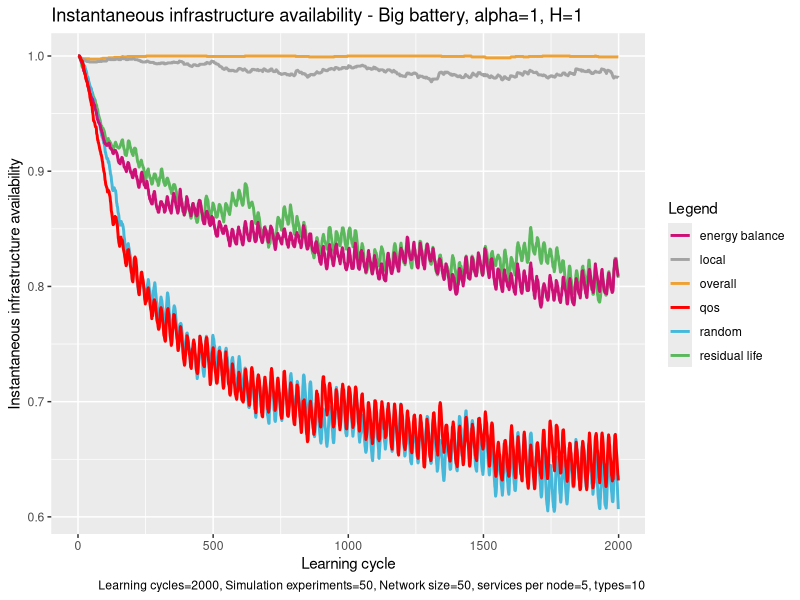

This figure's R source:
# execute all lines: ctrl + shift + enter

library(ggplot2)

# set working directory here
setwd(dirname(rstudioapi::getSourceEditorContext()$path))

overall <- read.table("exp_assembly_overall_energy_template.txt", 
                      header = F,
                      sep = " ",
                      col.names= c("overallx", "overally")
)

random <- read.table("exp_assembly_random.txt", 
                     header = F,
                     sep = " ",
                     col.names= c("randomx", "randomy")
)

res <- read.table("exp_assembly_residual_life_template.txt", 
                  header = F,
                  sep = " ",
                  col.names= c("resx","resy")
)

local <- read.table("exp_assembly_local_energy_template.txt", 
                    header = F,
                    sep = " ",
                    col.names= c("locx","locy")
)

learning <- read.table("exp_assembly_fair_energyBP.txt", 
                          header = F,
                          sep = " ",
                          col.names= c("enx","eny")
)

qos <- read.table("exp_assembly_QoS.txt", 
                       header = F,
                       sep = " ",
                       col.names= c("qosx","qosy")
)


overall_x <- overall$overallx
overall_y <- overall$overally

random_y <- random$randomy
res_y <- res$resy
local_y <- local$locy
energyAware_y <- learning$eny
qos_y <- qos$qosy

head(overall)

colors <- c("overall" = "#EEA236", "residual life" = "#5CB85C", "random" = "#46B8DA", "local"="gray64", "energy balance"="deeppink3", "qos"="#FF0000")

ggplot(data=local, aes(x=overall_x, col = group)) + 
  
  geom_line(aes(y = overall_y, color = "overall"), size = 1) +
  geom_line(aes(y = res_y, color = "residual life"), size = 1) +
  geom_line(aes(y = random_y, color = "random"), size = 1) +
  geom_line(aes(y = local_y, color = "local"), size = 1) +
  geom_line(aes(y = energyAware_y, color = "energy balance"), size = 1) +
  geom_line(aes(y = qos_y, color = "qos"), size = 1) +
  
  labs(x = "Learning cycle",
       y = "Instantaneous infrastructure availability",
       color = "Legend",
       title = "Instantaneous infrastructure availability - Big battery, alpha=1, H=1", 
       caption = "Learning cycles=2000, Simulation experiments=50, Network size=50, services per node=5, types=10") +
  
  scale_color_manual(values = colors)
